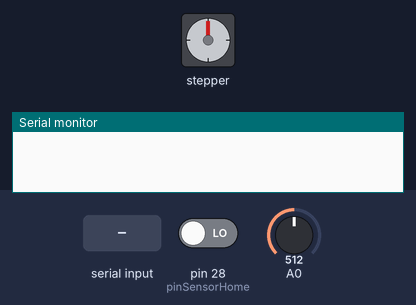
Bench run of a sketch on a simulated Arduino Mega 2560, built with avr-gcc and run on an emulated ATmega2560. Parts: stepper motor, the last lines printed to the serial monitor. The test bench sets the inputs (shaded band); at power-on: A0 = 512, pin 28 (pinSensorHome) LOW. Stepper angles assume 200 steps per turn.

Above: at 1.2 s.
1.3 s: "acq\n" received over the second serial link
2.9 s: "calib\n" received over the second serial link
4.5 s: "acq\n" received over the second serial link
At 5.84 s:
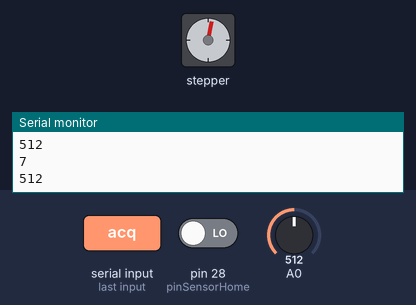
At 7.28 s:
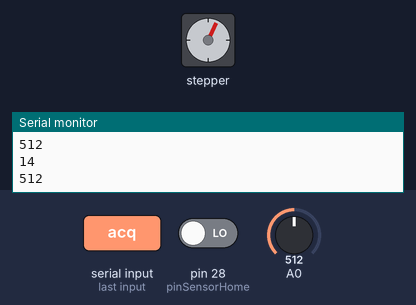
7.5 s: A0 set to 716
At 9.14 s:
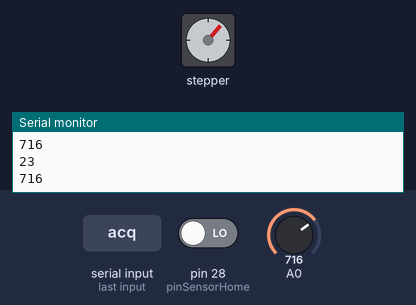
10.5 s: A0 set to 900
Timing chart, 0 to 26.5 s (numbered marks = the images above; inputs shaded):
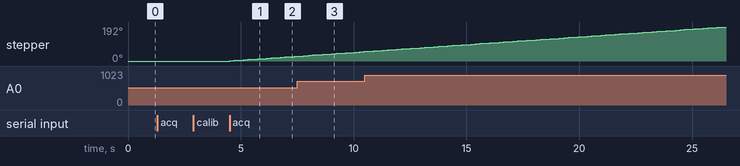

The sketch:

spectrometre.ino
```cpp
#include <Stepper.h>
#include <SoftwareSerial.h>

const int stepsPerRevolution = 200;
int stepCount = 0;

boolean LancerMesure = LOW;
int sensorHome ;
int pinSensorHome;


String cmd="";
String dataToSend = "";
double MesurePhotodetecteur=0.0f;


int inByte ;
// initialize the stepper library on pins 8 through 11:
Stepper myStepper(stepsPerRevolution, 8, 9, 10, 11);


void initialisation (){
  sensorHome = digitalRead (pinSensorHome);

  while (sensorHome != LOW) {
    // Mouvement du moteur
    Serial.println("clockwise");
    myStepper.step(0-stepsPerRevolution);

    // Qd la commande est fini je remets à 0 les sorties 8,9, 10 et 11
    digitalWrite(8, LOW);
    digitalWrite(9, LOW);
    digitalWrite(10, LOW);
    digitalWrite(11, LOW);

    sensorHome = digitalRead (pinSensorHome);
}
}


void setup() {
  //Moteur pas à pas
  myStepper.setSpeed(60);

  //Moniteur série
  Serial.begin(9600);

  //Bluetooth
  Serial1.begin(9600);

  //  Initialisation du capteur photoélectrique
  pinSensorHome = 28;
  pinMode(pinSensorHome, INPUT);

  // Initialisation Moteur
  initialisation();
}

void loop() {

  while(Serial1.available()>0){
    cmd+=(char)Serial1.read();
  }

 if(cmd!=""){
   Serial.print("Command received : ");
   Serial.println(cmd);

   if(cmd=="acq"){
    dataToSend = "";

    //passage de spectres
    /*
      stepCount = 0;


      while (stepCount != 350){
        // Automatic one step at time CW:
        myStepper.step(1);
        stepCount++;
        Serial.println(String(stepCount));

        delay(200);
        // Quand la commande est fini je remet à 0 les sorties 8,9, 10 et 11
        digitalWrite(8, LOW);
        digitalWrite(9, LOW);
        digitalWrite(10, LOW);
        digitalWrite(11, LOW);


      }*/

    stepCount = 0;
    while (stepCount != 600){
      // Automatic one step at time CW:
      myStepper.step(1);
      stepCount++;
      Serial.println(String(stepCount));
      Serial.println(String(analogRead (A0)));
      dataToSend = String(analogRead (A0)) + '\n';
      Serial1.print(dataToSend);

      delay(200);
      // Quand la commande est fini je remet à 0 les sorties 8,9, 10 et 11
      digitalWrite(8, LOW);
      digitalWrite(9, LOW);
      digitalWrite(10, LOW);
      digitalWrite(11, LOW);


    }

    // Remise à 0 du compteur et de la mesure
    stepCount = 0;

   Serial.println("Sent");
   Serial1.print("endOfTransmission");

   initialisation();
   Serial.println("Reinit OK");

   }
   else if(cmd=="calib"){
      Serial.println("Calib\n");
      //TODO
   }
   else if(cmd.indexOf("left") >= 0){
      Serial.println("Left\n" + cmd.substring(cmd.indexOf("-")) );

      myStepper.step(0 - cmd.substring(cmd.indexOf("-")+1).toInt());
      delay(200);
      digitalWrite(8, LOW);
      digitalWrite(9, LOW);
      digitalWrite(10, LOW);
      digitalWrite(11, LOW);
   }
   else if(cmd.indexOf("right") >= 0){
      Serial.println("Right\n");

      myStepper.step(cmd.substring(cmd.indexOf("-")+1).toInt());
      delay(200);
      digitalWrite(8, LOW);
      digitalWrite(9, LOW);
      digitalWrite(10, LOW);
      digitalWrite(11, LOW);
   }
   else if(cmd=="raz"){
      initialisation();
   }
   else{
       Serial.println("Not a command\n");
   }
   cmd="";
 }
 delay(100);
}
```

Measured:
- after the input at 4.5 s, stepper: keeps turning clockwise at about 9°/s, starting at once
